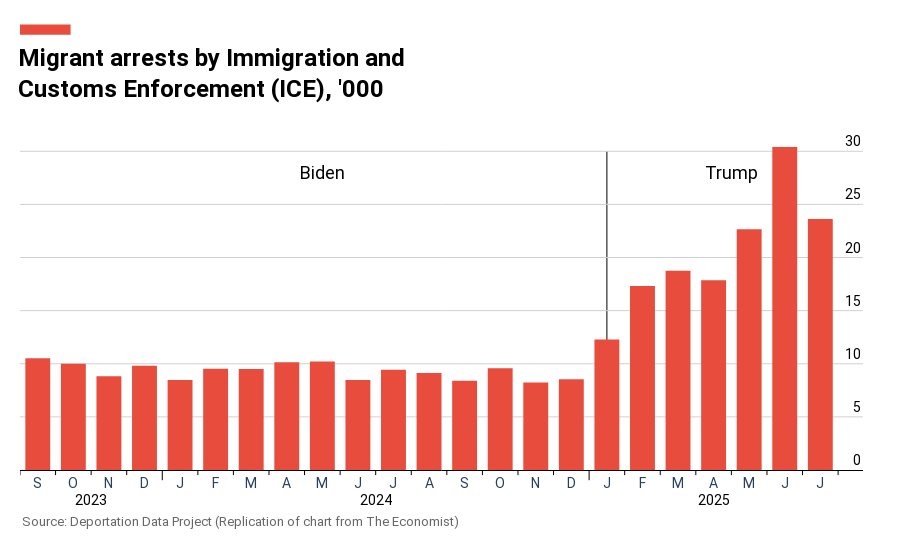

The code cell stored with this chart in its notebook:
### Code cell
# Convert apprehension_date to datetime
df['apprehension_date'] = pd.to_datetime(df['apprehension_date'])

# Extract year and month
df['year_month'] = df['apprehension_date'].dt.to_period('M')

# Count arrests by month
monthly_arrests = df.groupby('year_month').size().reset_index(name='arrests')
monthly_arrests['year_month'] = monthly_arrests['year_month'].dt.to_timestamp()

# Convert to thousands
monthly_arrests['arrests_thousands'] = monthly_arrests['arrests'] / 1000

# Filter for the date range shown in the chart (Sept 2023 - July 2025)
monthly_arrests = monthly_arrests[
    (monthly_arrests['year_month'] >= '2023-09-01') & 
    (monthly_arrests['year_month'] <= '2025-07-31')
]

# Create the bar chart
fig = go.Figure()

fig.add_trace(go.Bar(
    x=monthly_arrests['year_month'],
    y=monthly_arrests['arrests_thousands'],
    marker=dict(
        color='#E74C3C',  # Red color matching the image
        line=dict(width=0)
    ),
    hovertemplate='%{y:.1f}k arrests<extra></extra>'
))

# Add administration labels - positioned directly on the chart area
# Biden label positioned in the middle of his period
fig.add_annotation(
    x=8,  # Middle of Biden period (0 to 16 = 17 months, center at 8)
    y=28,
    text='Biden',
    showarrow=False,
    font=dict(size=18, color='black', family='Roboto, Arial, sans-serif'),
    xanchor='center',
    yanchor='middle'
)

# Trump label positioned in the middle of his period
fig.add_annotation(
    x=19.5,  # Middle of Trump period (17 to 22 = 6 months, center at 19.5)
    y=28,
    text='Trump',
    showarrow=False,
    font=dict(size=18, color='black', family='Roboto, Arial, sans-serif'),
    xanchor='center',
    yanchor='middle'
)

# Create categorical x-axis labels with years only at year boundaries
x_labels = []
x_categories = []
year_positions = []  # Track year label positions for centering

for i, date in enumerate(monthly_arrests['year_month']):
    month = date.month
    year = date.year
    month_letter = 'JFMAMJJASOND'[month - 1]
    
    # Create categorical label
    x_categories.append(f"{year}-{month:02d}")
    
    # Show only month letters for the tickmarks
    x_labels.append(month_letter)
    
    # Track positions where we want to add year labels
    if month == 1 or i == 0:
        year_positions.append((i, year))

# Update the trace to use categorical x-axis
fig.data[0].x = x_categories

# Update layout to match the image style
fig.update_layout(
    title=dict(
        text='Migrant arrests by Immigration and<br>Customs Enforcement (ICE), \'000',
        font=dict(size=24, color='black', family='Roboto, Arial, sans-serif', weight='bold'),
        x=0.02,
        xanchor='left',
        y=0.88,
        yanchor='top'
    ),
    xaxis=dict(
        type='category',
        tickmode='array',
        tickvals=x_categories,
        ticktext=x_labels,
        tickfont=dict(size=14, family='Roboto, Arial, sans-serif'),
        showgrid=False,
        showline=True,
        linecolor='black',
        linewidth=1,
        zeroline=False,
        ticks='',
        ticklen=0,
        range=[-0.5, len(x_categories) + 0.2]
    ),
    yaxis=dict(
        range=[0, 32],
        tickvals=[0, 5, 10, 15, 20, 25, 30],
        tickfont=dict(size=14, family='Roboto, Arial, sans-serif'),
        showgrid=True,
        gridcolor='#D0D0D0',
        gridwidth=1,
        showline=False,
        zeroline=False,
        title='',
        side='right',
        tickmode='array',
        layer='below traces',
        ticks='',
        ticklen=0,
        showticklabels=False
    ),
    plot_bgcolor='white',
    paper_bgcolor='white',
    height=550,
    margin=dict(l=20, r=20, t=130, b=80),
    showlegend=False,
    bargap=0.3,
    hoverlabel=dict(
        bgcolor='black',
        font_size=14,
        font_family='Roboto, Arial, sans-serif'
    ),
    shapes=[
        # Red rectangle above the title
        dict(
            type='rect',
            xref='paper',
            yref='paper',
            x0=0,
            y0=1.28,
            x1=0.06,
            y1=1.31,
            fillcolor='#E74C3C',
            line=dict(width=0)
        ),
        # Thin vertical line at January 2025 column
        dict(
            type='line',
            xref='x',
            yref='y',
            x0=16,  # January 2025 position
            y0=0,
            x1=16,
            y1=30,
            line=dict(color='black', width=1),
            layer='below'
        )
    ]
)

# Add y-axis labels on top of gridlines
for tick_val in [0, 5, 10, 15, 20, 25, 30]:
    fig.add_annotation(
        x=1.0,
        xref='paper',
        y=tick_val,
        yref='y',
        text=str(tick_val),
        showarrow=False,
        font=dict(size=14, family='Roboto, Arial, sans-serif', color='black'),
        xanchor='right',
        yanchor='bottom'
    )

# Add centered year labels below the x-axis
for start_idx, year in year_positions:
    # Find the end of this year (or end of data)
    if year == 2023:
        # Sept 2023 to Dec 2023: 4 months, center at position start_idx + 1.5
        center_x = start_idx + 1.5
    elif year == 2024:
        # Jan 2024 to Dec 2024: 12 months, center at position start_idx + 5.5
        center_x = start_idx + 5.5
    elif year == 2025:
        # Jan 2025 to July 2025: 7 months, center at position start_idx + 3
        center_x = start_idx + 3
    
    fig.add_annotation(
        x=center_x,
        xref='x',
        y=-0.06,
        yref='paper',
        text=str(year),
        showarrow=False,
        font=dict(size=14, family='Roboto, Arial, sans-serif', color='black'),
        xanchor='center',
        yanchor='top'
    )

# Add tick marks between columns
# First tick mark (before first column) - regular length since it's at the edge
fig.add_shape(
    type='line',
    xref='x',
    yref='paper',
    x0=-0.5,
    y0=0,
    x1=-0.5,
    y1=-0.015,  # Regular tick
    line=dict(color='black', width=1)
)

# Tick marks between columns
for i in range(len(x_categories) - 1):
    # Check if this tick separates different years
    current_year = int(x_categories[i].split('-')[0])
    next_year = int(x_categories[i + 1].split('-')[0])
    is_year_boundary = (current_year != next_year)
    tick_length = -0.030 if is_year_boundary else -0.015
    
    fig.add_shape(
        type='line',
        xref='x',
        yref='paper',
        x0=i + 0.5,  # Between columns
        y0=0,
        x1=i + 0.5,
        y1=tick_length,
        line=dict(color='black', width=1)
    )

# Last tick mark (after last column) - regular length since it's at the edge
fig.add_shape(
    type='line',
    xref='x',
    yref='paper',
    x0=len(x_categories) - 0.5,
    y0=0,
    x1=len(x_categories) - 0.5,
    y1=-0.015,  # Regular length
    line=dict(color='black', width=1)
)

# Add source annotation
fig.add_annotation(
    text='Source: Deportation Data Project (Replication of chart from The Economist)',
    xref='paper',
    yref='paper',
    x=0,
    y=-0.18,
    showarrow=False,
    font=dict(size=13, color='#666666', family='Roboto, Arial, sans-serif'),
    xanchor='left'
)

fig.show()

### Figure 1 — Plotly figure (JSON) as saved in the notebook; plotly's stock layout.template omitted (floating-point values rounded to 4 significant figures)
{"data": [{"hovertemplate": "%{y:.1f}k arrests<extra></extra>", "marker": {"color": "#E74C3C", "line": {"width": 0}}, "type": "bar", "x": ["2023-09", "2023-10", "2023-11", "2023-12", "2024-01", "2024-02", "2024-03", "2024-04", "2024-05", "2024-06", "2024-07", "2024-08", "2024-09", "2024-10", "2024-11", "2024-12", "2025-01", "2025-02", "2025-03", "2025-04", "2025-05", "2025-06", "2025-07"], "y": [10.52, 10.0, 8.825, 9.807, 8.462, 9.54, 9.507, 10.14, 10.22, 8.459, 9.442, 9.141, 8.407, 9.58, 8.246, 8.542, 12.28, 17.32, 18.75, 17.86, 22.65, 30.4, 23.63]}], "layout": {"annotations": [{"font": {"color": "black", "family": "Roboto, Arial, sans-serif", "size": 18}, "showarrow": false, "text": "Biden", "x": 8, "xanchor": "center", "y": 28, "yanchor": "middle"}, {"font": {"color": "black", "family": "Roboto, Arial, sans-serif", "size": 18}, "showarrow": false, "text": "Trump", "x": 19.5, "xanchor": "center", "y": 28, "yanchor": "middle"}, {"font": {"color": "black", "family": "Roboto, Arial, sans-serif", "size": 14}, "showarrow": false, "text": "0", "x": 1, "xanchor": "right", "xref": "paper", "y": 0, "yanchor": "bottom", "yref": "y"}, {"font": {"color": "black", "family": "Roboto, Arial, sans-serif", "size": 14}, "showarrow": false, "text": "5", "x": 1, "xanchor": "right", "xref": "paper", "y": 5, "yanchor": "bottom", "yref": "y"}, {"font": {"color": "black", "family": "Roboto, Arial, sans-serif", "size": 14}, "showarrow": false, "text": "10", "x": 1, "xanchor": "right", "xref": "paper", "y": 10, "yanchor": "bottom", "yref": "y"}, {"font": {"color": "black", "family": "Roboto, Arial, sans-serif", "size": 14}, "showarrow": false, "text": "15", "x": 1, "xanchor": "right", "xref": "paper", "y": 15, "yanchor": "bottom", "yref": "y"}, {"font": {"color": "black", "family": "Roboto, Arial, sans-serif", "size": 14}, "showarrow": false, "text": "20", "x": 1, "xanchor": "right", "xref": "paper", "y": 20, "yanchor": "bottom", "yref": "y"}, {"font": {"color": "black", "family": "Roboto, Arial, sans-serif", "size": 14}, "showarrow": false, "text": "25", "x": 1, "xanchor": "right", "xref": "paper", "y": 25, "yanchor": "bottom", "yref": "y"}, {"font": {"color": "black", "family": "Roboto, Arial, sans-serif", "size": 14}, "showarrow": false, "text": "30", "x": 1, "xanchor": "right", "xref": "paper", "y": 30, "yanchor": "bottom", "yref": "y"}, {"font": {"color": "black", "family": "Roboto, Arial, sans-serif", "size": 14}, "showarrow": false, "text": "2023", "x": 1.5, "xanchor": "center", "xref": "x", "y": -0.06, "yanchor": "top", "yref": "paper"}, {"font": {"color": "black", "family": "Roboto, Arial, sans-serif", "size": 14}, "showarrow": false, "text": "2024", "x": 9.5, "xanchor": "center", "xref": "x", "y": -0.06, "yanchor": "top", "yref": "paper"}, {"font": {"color": "black", "family": "Roboto, Arial, sans-serif", "size": 14}, "showarrow": false, "text": "2025", "x": 19, "xanchor": "center", "xref": "x", "y": -0.06, "yanchor": "top", "yref": "paper"}, {"font": {"color": "#666666", "family": "Roboto, Arial, sans-serif", "size": 13}, "showarrow": false, "text": "Source: Deportation Data Project (Replication of chart from The Economist)", "x": 0, "xanchor": "left", "xref": "paper", "y": -0.18, "yref": "paper"}], "bargap": 0.3, "height": 550, "hoverlabel": {"bgcolor": "black", "font": {"family": "Roboto, Arial, sans-serif", "size": 14}}, "margin": {"b": 80, "l": 20, "r": 20, "t": 130}, "paper_bgcolor": "white", "plot_bgcolor": "white", "shapes": [{"fillcolor": "#E74C3C", "line": {"width": 0}, "type": "rect", "x0": 0, "x1": 0.06, "xref": "paper", "y0": 1.28, "y1": 1.31, "yref": "paper"}, {"layer": "below", "line": {"color": "black", "width": 1}, "type": "line", "x0": 16, "x1": 16, "xref": "x", "y0": 0, "y1": 30, "yref": "y"}, {"line": {"color": "black", "width": 1}, "type": "line", "x0": -0.5, "x1": -0.5, "xref": "x", "y0": 0, "y1": -0.015, "yref": "paper"}, {"line": {"color": "black", "width": 1}, "type": "line", "x0": 0.5, "x1": 0.5, "xref": "x", "y0": 0, "y1": -0.015, "yref": "paper"}, {"line": {"color": "black", "width": 1}, "type": "line", "x0": 1.5, "x1": 1.5, "xref": "x", "y0": 0, "y1": -0.015, "yref": "paper"}, {"line": {"color": "black", "width": 1}, "type": "line", "x0": 2.5, "x1": 2.5, "xref": "x", "y0": 0, "y1": -0.015, "yref": "paper"}, {"line": {"color": "black", "width": 1}, "type": "line", "x0": 3.5, "x1": 3.5, "xref": "x", "y0": 0, "y1": -0.03, "yref": "paper"}, {"line": {"color": "black", "width": 1}, "type": "line", "x0": 4.5, "x1": 4.5, "xref": "x", "y0": 0, "y1": -0.015, "yref": "paper"}, {"line": {"color": "black", "width": 1}, "type": "line", "x0": 5.5, "x1": 5.5, "xref": "x", "y0": 0, "y1": -0.015, "yref": "paper"}, {"line": {"color": "black", "width": 1}, "type": "line", "x0": 6.5, "x1": 6.5, "xref": "x", "y0": 0, "y1": -0.015, "yref": "paper"}, {"line": {"color": "black", "width": 1}, "type": "line", "x0": 7.5, "x1": 7.5, "xref": "x", "y0": 0, "y1": -0.015, "yref": "paper"}, {"line": {"color": "black", "width": 1}, "type": "line", "x0": 8.5, "x1": 8.5, "xref": "x", "y0": 0, "y1": -0.015, "yref": "paper"}, {"line": {"color": "black", "width": 1}, "type": "line", "x0": 9.5, "x1": 9.5, "xref": "x", "y0": 0, "y1": -0.015, "yref": "paper"}, {"line": {"color": "black", "width": 1}, "type": "line", "x0": 10.5, "x1": 10.5, "xref": "x", "y0": 0, "y1": -0.015, "yref": "paper"}, {"line": {"color": "black", "width": 1}, "type": "line", "x0": 11.5, "x1": 11.5, "xref": "x", "y0": 0, "y1": -0.015, "yref": "paper"}, {"line": {"color": "black", "width": 1}, "type": "line", "x0": 12.5, "x1": 12.5, "xref": "x", "y0": 0, "y1": -0.015, "yref": "paper"}, {"line": {"color": "black", "width": 1}, "type": "line", "x0": 13.5, "x1": 13.5, "xref": "x", "y0": 0, "y1": -0.015, "yref": "paper"}, {"line": {"color": "black", "width": 1}, "type": "line", "x0": 14.5, "x1": 14.5, "xref": "x", "y0": 0, "y1": -0.015, "yref": "paper"}, {"line": {"color": "black", "width": 1}, "type": "line", "x0": 15.5, "x1": 15.5, "xref": "x", "y0": 0, "y1": -0.03, "yref": "paper"}, {"line": {"color": "black", "width": 1}, "type": "line", "x0": 16.5, "x1": 16.5, "xref": "x", "y0": 0, "y1": -0.015, "yref": "paper"}, {"line": {"color": "black", "width": 1}, "type": "line", "x0": 17.5, "x1": 17.5, "xref": "x", "y0": 0, "y1": -0.015, "yref": "paper"}, {"line": {"color": "black", "width": 1}, "type": "line", "x0": 18.5, "x1": 18.5, "xref": "x", "y0": 0, "y1": -0.015, "yref": "paper"}, {"line": {"color": "black", "width": 1}, "type": "line", "x0": 19.5, "x1": 19.5, "xref": "x", "y0": 0, "y1": -0.015, "yref": "paper"}, {"line": {"color": "black", "width": 1}, "type": "line", "x0": 20.5, "x1": 20.5, "xref": "x", "y0": 0, "y1": -0.015, "yref": "paper"}, {"line": {"color": "black", "width": 1}, "type": "line", "x0": 21.5, "x1": 21.5, "xref": "x", "y0": 0, "y1": -0.015, "yref": "paper"}, {"line": {"color": "black", "width": 1}, "type": "line", "x0": 22.5, "x1": 22.5, "xref": "x", "y0": 0, "y1": -0.015, "yref": "paper"}], "showlegend": false, "title": {"font": {"color": "black", "family": "Roboto, Arial, sans-serif", "size": 24, "weight": "bold"}, "text": "Migrant arrests by Immigration and<br>Customs Enforcement (ICE), '000", "x": 0.02, "xanchor": "left", "y": 0.88, "yanchor": "top"}, "xaxis": {"linecolor": "black", "linewidth": 1, "range": [-0.5, 23.2], "showgrid": false, "showline": true, "tickfont": {"family": "Roboto, Arial, sans-serif", "size": 14}, "ticklen": 0, "tickmode": "array", "ticks": "", "ticktext": ["S", "O", "N", "D", "J", "F", "M", "A", "M", "J", "J", "A", "S", "O", "N", "D", "J", "F", "M", "A", "M", "J", "J"], "tickvals": ["2023-09", "2023-10", "2023-11", "2023-12", "2024-01", "2024-02", "2024-03", "2024-04", "2024-05", "2024-06", "2024-07", "2024-08", "2024-09", "2024-10", "2024-11", "2024-12", "2025-01", "2025-02", "2025-03", "2025-04", "2025-05", "2025-06", "2025-07"], "type": "category", "zeroline": false}, "yaxis": {"gridcolor": "#D0D0D0", "gridwidth": 1, "layer": "below traces", "range": [0, 32], "showgrid": true, "showline": false, "showticklabels": false, "side": "right", "tickfont": {"family": "Roboto, Arial, sans-serif", "size": 14}, "ticklen": 0, "tickmode": "array", "ticks": "", "tickvals": [0, 5, 10, 15, 20, 25, 30], "title": {"text": ""}, "zeroline": false}}}
